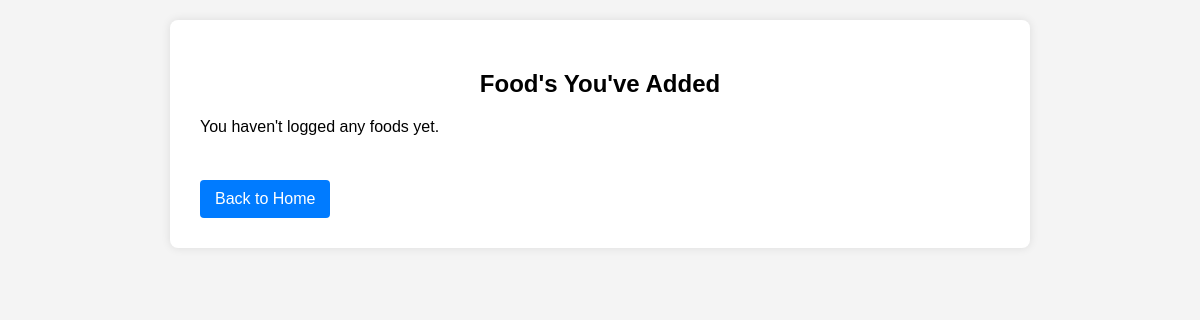
The app's page /foods_logged/ (signed in), older data.
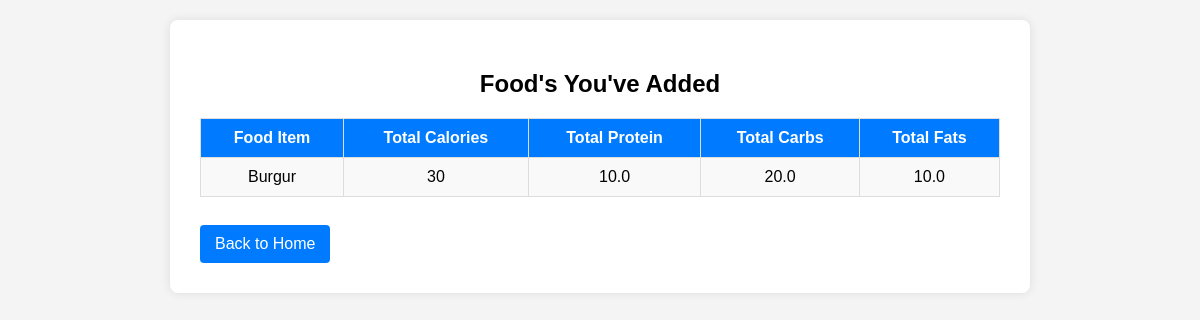
The same page, newer data.
### tracker/models.py (models this page shows, shortened)
class FoodItem(models.Model):
    name = models.CharField(max_length=100)
    calories = models.IntegerField()
    protein = models.FloatField()
    carbohydrates = models.FloatField()
    fats = models.FloatField()

### tracker/views.py (the view)
# urls.py: path('foods_logged/', views.foods_logged, name='foods_logged'),
@login_required
def foods_logged(request):
    logs = (
        FoodLog.objects
        .filter(user=request.user)
        .values(
            'food_item__name',
            'food_item__calories',
            'food_item__protein',
            'food_item__carbohydrates',
            'food_item__fats'
        )
        .annotate(latest_date=Max('date'))
        .order_by('-latest_date')
    )
    return render(request, 'tracker/foods_logged.html', {'logs': logs})

### tracker/templates/tracker/foods_logged.html (shortened to what this page needs)
<!DOCTYPE html>
<html lang="en">
<head>
</head>
<body>
    <div class="container">
        <h2>Food's You've Added</h2>
        {% if logs %}
            <table>
                <thead>
                    <tr>
                        <th>Food Item</th>
                        <th>Total Calories</th>
                        <th>Total Protein</th>
                        <th>Total Carbs</th>
                        <th>Total Fats</th>
                    </tr>
                </thead>
                <tbody>
                    {% for log in logs %}
                        <tr>
                            {% for log in logs %}
                                <tr>
                                    <td>{{ log.food_item__name }}</td>
                                    <td>{{ log.food_item__calories }}</td>
                                    <td>{{ log.food_item__protein }}</td>
                                    <td>{{ log.food_item__carbohydrates }}</td>
                                    <td>{{ log.food_item__fats }}</td
                                </tr>
                            {% endfor %}
                        </tr>
                    {% endfor %}
                </tbody>
            </table>
        {% else %}
            <p>You haven't logged any foods yet.</p>
        {% endif %}
        <br>
        <a href="{% url 'home' %}" class="back-btn">Back to Home</a>
    </div>
</body>
</html>

### tracker/templates/tracker/foods_logged.html (style rules this page uses)
body { font-family: Arial, sans-serif; background-color: #f4f4f4; margin: 0; padding: 20px; }
.container { max-width: 800px; margin: 0 auto; background: white; padding: 30px; border-radius: 8px; box-shadow: 0 0 10px rgba(0,0,0,0.1); }
h2 { text-align: center; margin-bottom: 20px; }
table { width: 100%; border-collapse: collapse; margin-top: 20px; }
th, td { padding: 10px; border: 1px solid #ddd; text-align: center; }
th { background-color: #007bff; color: white; }
tr:nth-child(even) { background-color: #f9f9f9; }
.back-btn { display: inline-block; margin-top: 10px; padding: 10px 15px; background-color: #007bff; color: white; text-decoration: none; border-radius: 4px; }

Row changes from the older to the newer data that the page shows:
added FoodItem: food_item__name "Burgur", food_item__calories "30", food_item__protein "10.0", food_item__carbohydrates "20.0", food_item__fats "10.0"
Text that changed along with them:
text no longer shown: "You haven't logged any foods yet."
text now shown: "Food Item Total Calories Total Protein Total Carbs Total Fats"
